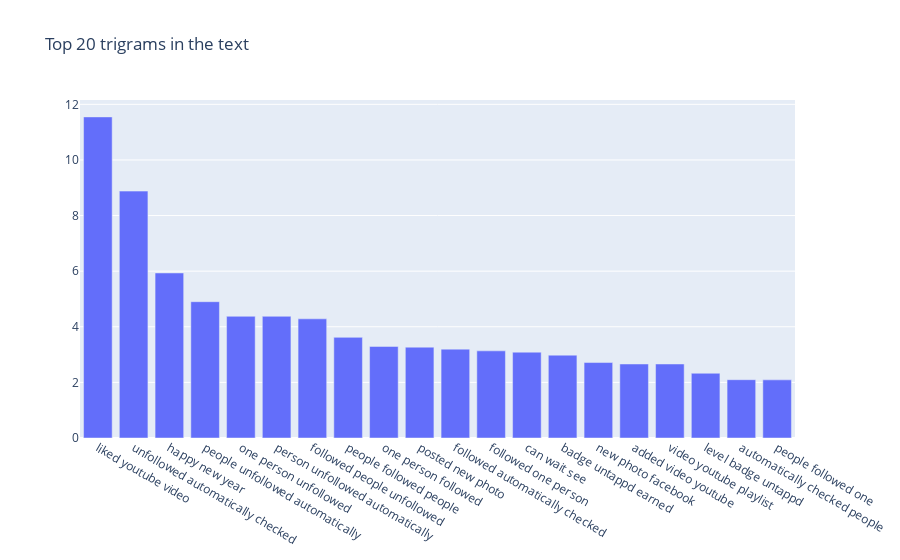

Notebook source saved alongside this figure:
### Markdown cell above
##### Trigram

### Code cell
# Call the function get_top_n_grams for unigrams
common_words = get_top_n_grams(super_cleaned, 20, ngrams =(3,3))
df2 = pd.DataFrame(common_words, columns = ['unigram' , 'count'])
# plot the top 20 unigrams
fig = go.Figure([go.Bar(x=df2['unigram'], y=df2['count'])])
fig.update_layout(title=go.layout.Title(text="Top 20 trigrams in the text"))
fig.show()

### Figure 1 — Plotly figure (JSON) as saved in the notebook; plotly's stock layout.template omitted (floating-point values rounded to 4 significant figures)
{"data": [{"type": "bar", "x": ["liked youtube video", "unfollowed automatically checked", "happy new year", "people unfollowed automatically", "one person unfollowed", "person unfollowed automatically", "followed people unfollowed", "people followed people", "one person followed", "posted new photo", "followed automatically checked", "followed one person", "can wait see", "badge untappd earned", "new photo facebook", "added video youtube", "video youtube playlist", "level badge untappd", "automatically checked people", "people followed one"], "y": [11.55, 8.879, 5.935, 4.902, 4.377, 4.377, 4.285, 3.62, 3.293, 3.267, 3.196, 3.134, 3.087, 2.98, 2.714, 2.662, 2.662, 2.329, 2.097, 2.091]}], "layout": {"title": {"text": "Top 20 trigrams in the text"}}}
